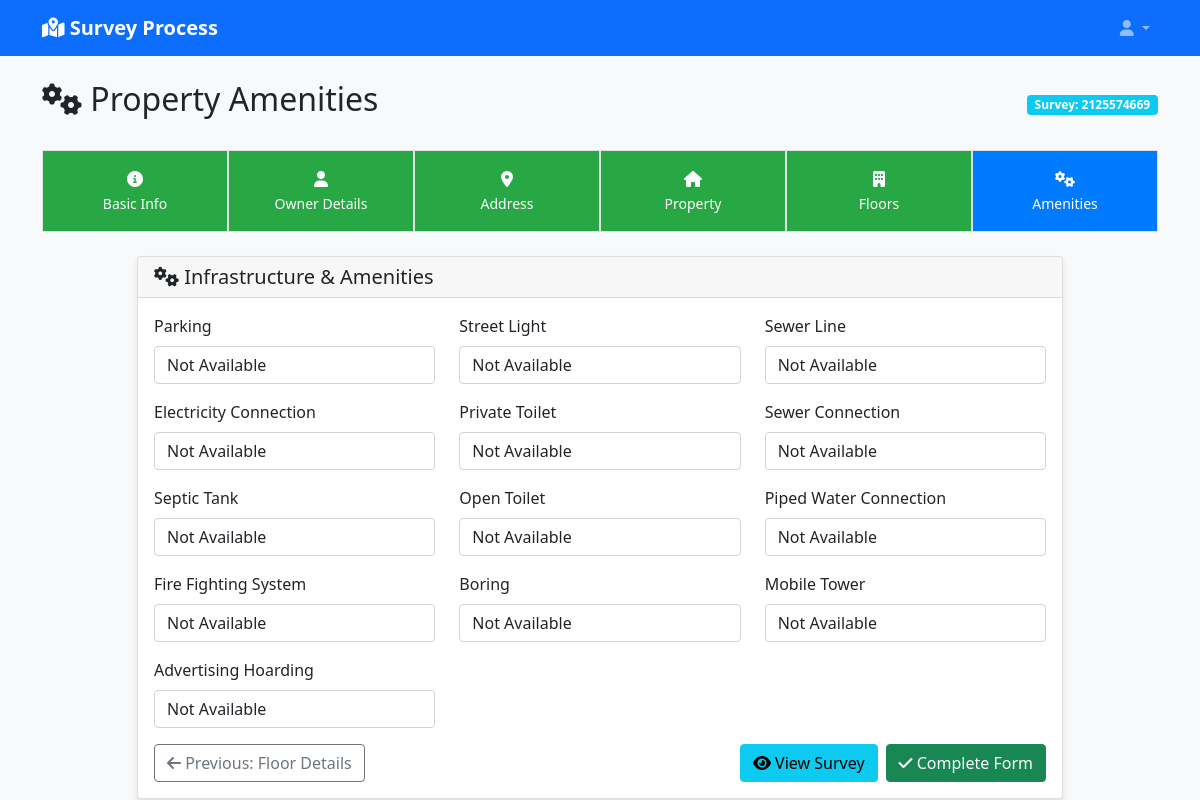
Page /survey/3/amenities/ (signed in) on the committed database.
### survey_process/models.py (models this page shows, shortened)
class Survey(models.Model):
    SURVEY_STATUS_CHOICES = [
        ('draft', 'Draft'),
        ('form_completed', 'Form Completed'),
        ('geotagged', 'Geotagged'),
        ('completed', 'Completed'),
        ('verified', 'Verified'),
        ('rejected', 'Rejected'),
    ]
    survey_id = models.UUIDField(default=uuid.uuid4, editable=False, unique=True)
    survey_number = models.CharField(max_length=50, unique=True, blank=True, null=True, verbose_name="Survey Number")
    service_no = models.CharField(max_length=50, blank=True, null=True, verbose_name="Service Number")
    unique_key = models.CharField(max_length=100, blank=True, null=True, verbose_name="Unique Key")
    status = models.CharField(max_length=20, choices=SURVEY_STATUS_CHOICES, default='draft')
    surveyor = models.ForeignKey(User, on_delete=models.CASCADE, related_name='surveys')
    created_at = models.DateTimeField(auto_now_add=True)
    updated_at = models.DateTimeField(auto_now=True)
    completed_at = models.DateTimeField(null=True, blank=True)
    TAX_PAID_CHOICES = [
        ('', 'Select Tax Status'),
        ('yes', 'Yes'),
        ('no', 'No'),
        ('partial', 'Partial'),
    ]
    ONE_TIME_PAID_CHOICES = [
        ('', 'Select One Time Payment'),
        ('yes', 'Yes'),
        ('no', 'No'),
    ]
    tax_paid = models.CharField(max_length=10, choices=TAX_PAID_CHOICES, blank=True)
    one_time_paid = models.CharField(max_length=10, choices=ONE_TIME_PAID_CHOICES, blank=True)
    MULTI_STORAGE_CHOICES = [
        ('', 'Select Multi Storage'),
        ('yes', 'Yes'),
        ('no', 'No'),
    ]
    EX_PARTY_CHOICES = [
        ('', 'Select Ex Party'),
        ('yes', 'Yes'),
        ('no', 'No'),
    ]
    multi_storage_complex = models.CharField(max_length=10, choices=MULTI_STORAGE_CHOICES, blank=True)
    is_ex_party = models.CharField(max_length=10, choices=EX_PARTY_CHOICES, blank=True)
    surveyor_notes = models.TextField(blank=True, verbose_name="Surveyor Notes")
    verification_notes = models.TextField(blank=True, verbose_name="Verification Notes")
    class Meta:
        verbose_name = "Survey"
        verbose_name_plural = "Surveys"
        ordering = ['-created_at']

class PropertyAmenities(models.Model):
    AMENITY_CHOICES = [
        ('', 'Select Status'),
        ('available', 'Available'),
        ('not_available', 'Not Available'),
        ('partial', 'Partial'),
    ]
    survey = models.OneToOneField(Survey, on_delete=models.CASCADE, related_name='amenities')
    parking = models.CharField(max_length=15, choices=AMENITY_CHOICES, default='not_available')
    street_light = models.CharField(max_length=15, choices=AMENITY_CHOICES, default='not_available')
    sewer_line = models.CharField(max_length=15, choices=AMENITY_CHOICES, default='not_available')
    electricity_connection = models.CharField(max_length=15, choices=AMENITY_CHOICES, default='not_available')
    private_toilet = models.CharField(max_length=15, choices=AMENITY_CHOICES, default='not_available')
    sewer_connection = models.CharField(max_length=15, choices=AMENITY_CHOICES, default='not_available')
    septic_tank = models.CharField(max_length=15, choices=AMENITY_CHOICES, default='not_available')
    open_toilet = models.CharField(max_length=15, choices=AMENITY_CHOICES, default='not_available')
    piped_water_connection = models.CharField(max_length=15, choices=AMENITY_CHOICES, default='not_available')
    fire_fighting_system = models.CharField(max_length=15, choices=AMENITY_CHOICES, default='not_available')
    boring = models.CharField(max_length=15, choices=AMENITY_CHOICES, default='not_available')
    mobile_tower = models.CharField(max_length=15, choices=AMENITY_CHOICES, default='not_available')
    advertising_hoarding = models.CharField(max_length=15, choices=AMENITY_CHOICES, default='not_available')
    class Meta:
        verbose_name = "Property Amenities"
        verbose_name_plural = "Property Amenities"

### survey_process/views.py (the view)
# urls.py: path('<int:survey_id>/amenities/', views.survey_amenities, name='survey_amenities'),
@login_required
def survey_amenities(request, survey_id):
    survey = get_object_or_404(Survey, id=survey_id, surveyor=request.user)
    try:
        amenities = survey.amenities
    except:
        amenities = None
    if request.method == 'POST':
        amenities_form = PropertyAmenitiesForm(request.POST, instance=amenities)
        if amenities_form.is_valid():
            amenities = amenities_form.save(commit=False)
            amenities.survey = survey
            amenities.save()
            survey.status = 'form_completed'
            survey.save()
            messages.success(request, 'Survey form completed successfully! Please review all details before saving.')
            return redirect('survey_process:survey_review', survey_id=survey.id)
        else:
            messages.error(request, 'Please correct the errors in the form.')
    else:
        amenities_form = PropertyAmenitiesForm(instance=amenities)
    context = {
        'amenities_form': amenities_form,
        'survey': survey,
    }
    return render(request, 'survey_process/survey_amenities.html', context)

### survey_process/templates/survey_process/survey_amenities.html (shortened to what this page needs)
{% extends 'survey_process/base.html' %}
{% block content %}
<div class="row">
    <div class="col-12">
        <div class="d-flex justify-content-between align-items-center mb-4">
            <h2><i class="fas fa-cogs"></i> Property Amenities</h2>
            <div>
                <span class="badge bg-info">Survey: {{ survey.service_no }}</span>
            </div>
        </div>
    </div>
</div>
<div class="step-indicator mb-4">
    <div class="step completed">
        <i class="fas fa-info-circle"></i><br>
        <small>Basic Info</small>
    </div>
    <div class="step completed">
        <i class="fas fa-user"></i><br>
        <small>Owner Details</small>
    </div>
    <div class="step completed">
        <i class="fas fa-map-marker-alt"></i><br>
        <small>Address</small>
    </div>
    <div class="step completed">
        <i class="fas fa-home"></i><br>
        <small>Property</small>
    </div>
    <div class="step completed">
        <i class="fas fa-building"></i><br>
        <small>Floors</small>
    </div>
    <div class="step active">
        <i class="fas fa-cogs"></i><br>
        <small>Amenities</small>
    </div>
</div>
<div class="row justify-content-center">
    <div class="col-md-10">
        <div class="card">
            <div class="card-header">
                <h5 class="mb-0"><i class="fas fa-cogs"></i> Infrastructure & Amenities</h5>
            </div>
            <div class="card-body">
                <form method="post">
                    <div class="row">
                        <div class="col-md-4">
                            <div class="mb-3">
                                <label for="{{ amenities_form.parking.id_for_label }}" class="form-label">
                                    Parking
                                </label>
                                {{ amenities_form.parking }}
                            </div>
                        </div>
                        <div class="col-md-4">
                            <div class="mb-3">
                                <label for="{{ amenities_form.street_light.id_for_label }}" class="form-label">
                                    Street Light
                                </label>
                                {{ amenities_form.street_light }}
                            </div>
                        </div>
                        <div class="col-md-4">
                            <div class="mb-3">
                                <label for="{{ amenities_form.sewer_line.id_for_label }}" class="form-label">
                                    Sewer Line
                                </label>
                                {{ amenities_form.sewer_line }}
                            </div>
                        </div>
                    </div>
                    <div class="row">
                        <div class="col-md-4">
                            <div class="mb-3">
                                <label for="{{ amenities_form.electricity_connection.id_for_label }}" class="form-label">
                                    Electricity Connection
                                </label>
                                {{ amenities_form.electricity_connection }}
                            </div>
                        </div>
                        <div class="col-md-4">
                            <div class="mb-3">
                                <label for="{{ amenities_form.private_toilet.id_for_label }}" class="form-label">
                                    Private Toilet
                                </label>
                                {{ amenities_form.private_toilet }}
                            </div>
                        </div>
                        <div class="col-md-4">
                            <div class="mb-3">
                                <label for="{{ amenities_form.sewer_connection.id_for_label }}" class="form-label">
                                    Sewer Connection
                                </label>
                                {{ amenities_form.sewer_connection }}
                            </div>
                        </div>
                    </div>
                    <div class="row">
                        <div class="col-md-4">
                            <div class="mb-3">
                                <label for="{{ amenities_form.septic_tank.id_for_label }}" class="form-label">
                                    Septic Tank
                                </label>
                                {{ amenities_form.septic_tank }}
                            </div>
                        </div>
                        <div class="col-md-4">
                            <div class="mb-3">
                                <label for="{{ amenities_form.open_toilet.id_for_label }}" class="form-label">
                                    Open Toilet
                                </label>
                                {{ amenities_form.open_toilet }}
                            </div>
                        </div>
                        <div class="col-md-4">
                            <div class="mb-3">
                                <label for="{{ amenities_form.piped_water_connection.id_for_label }}" class="form-label">
                                    Piped Water Connection
                                </label>
                                {{ amenities_form.piped_water_connection }}
                            </div>
                        </div>
                    </div>
                    <div class="row">
                        <div class="col-md-4">
                            <div class="mb-3">
                                <label for="{{ amenities_form.fire_fighting_system.id_for_label }}" class="form-label">
                                    Fire Fighting System
                                </label>
                                {{ amenities_form.fire_fighting_system }}
                            </div>
                        </div>
                        <div class="col-md-4">
                            <div class="mb-3">
                                <label for="{{ amenities_form.boring.id_for_label }}" class="form-label">
                                    Boring
                                </label>
                                {{ amenities_form.boring }}
                            </div>
                        </div>
                        <div class="col-md-4">
                            <div class="mb-3">
                                <label for="{{ amenities_form.mobile_tower.id_for_label }}" class="form-label">
                                    Mobile Tower
                                </label>
                                {{ amenities_form.mobile_tower }}
                            </div>
                        </div>
                    </div>
                    <div class="row">
                        <div class="col-md-4">
                            <div class="mb-3">
                                <label for="{{ amenities_form.advertising_hoarding.id_for_label }}" class="form-label">
                                    Advertising Hoarding
                                </label>
                                {{ amenities_form.advertising_hoarding }}
                            </div>
                        </div>
                    </div>
                    <div class="row">
                        <div class="col-12">
                            <div class="d-grid gap-2 d-md-flex justify-content-md-between">
                                <a href="{% url 'survey_process:survey_floor_details' survey.id %}" class="btn btn-outline-secondary">
                                    <i class="fas fa-arrow-left"></i> Previous: Floor Details
                                </a>
                                <div class="d-flex gap-2">
                                    <a href="{% url 'survey_process:survey_review' survey.id %}" class="btn btn-info">
                                        <i class="fas fa-eye"></i> View Survey
                                    </a>
                                    <button type="submit" class="btn btn-success">
                                        <i class="fas fa-check"></i> Complete Form
                                    </button>
                                </div>
                            </div>
                        </div>
                    </div>
                </form>
            </div>
        </div>
    </div>
</div>
{% endblock %}

### survey_process/templates/survey_process/base.html (style rules this page uses)
.card { box-shadow: 0 4px 6px rgba(0, 0, 0, 0.1); }
.step-indicator { display: flex; justify-content: space-between; margin-bottom: 2rem; }
.step { flex: 1; text-align: center; padding: 1rem; background: #f8f9fa; border: 1px solid #dee2e6; position: relative; }
.step.active { background: #007bff; color: white; }
.step.completed { background: #28a745; color: white; }

### rows in the picture
Survey: service_no "2125574669"
PropertyAmenities: parking "Not Available", street_light "Not Available", sewer_line "Not Available", electricity_connection "Not Available", private_toilet "Not Available", sewer_connection "Not Available", septic_tank "Not Available", open_toilet "Not Available", piped_water_connection "Not Available", fire_fighting_system "Not Available", boring "Not Available", mobile_tower "Not Available", advertising_hoarding "Not Available"
